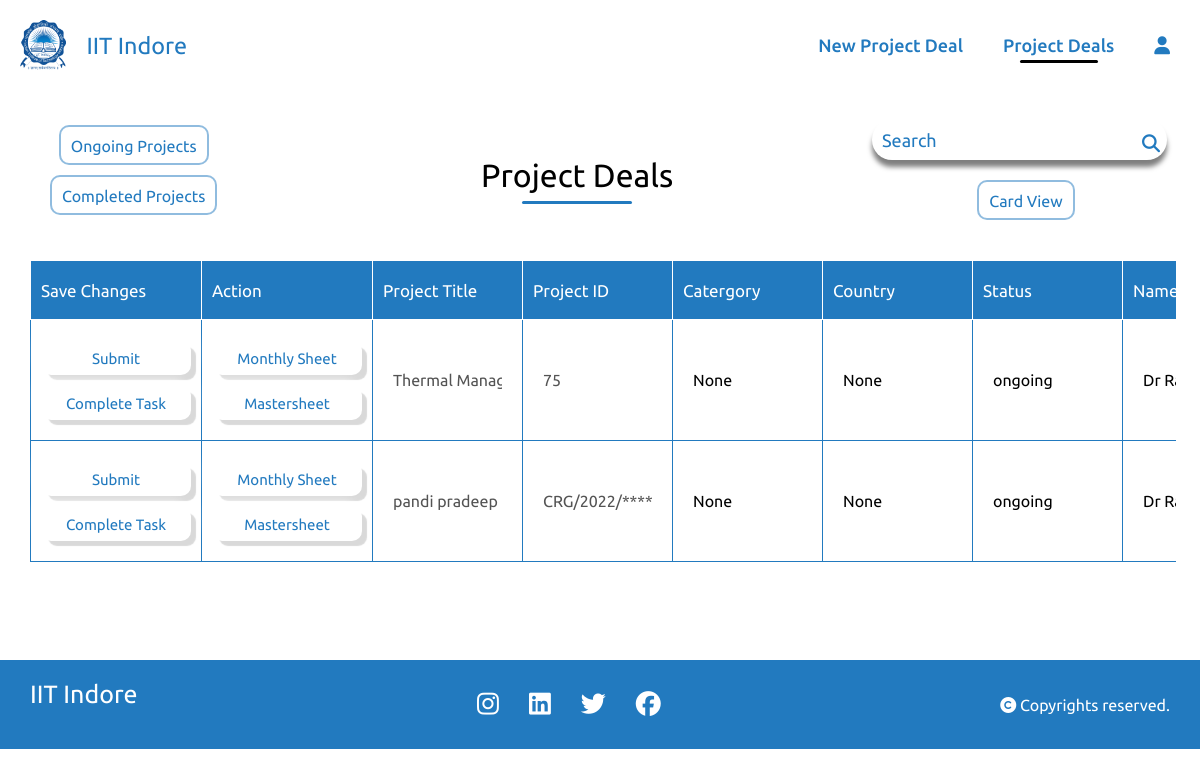
Page /project_listwise/ on the earlier database version.
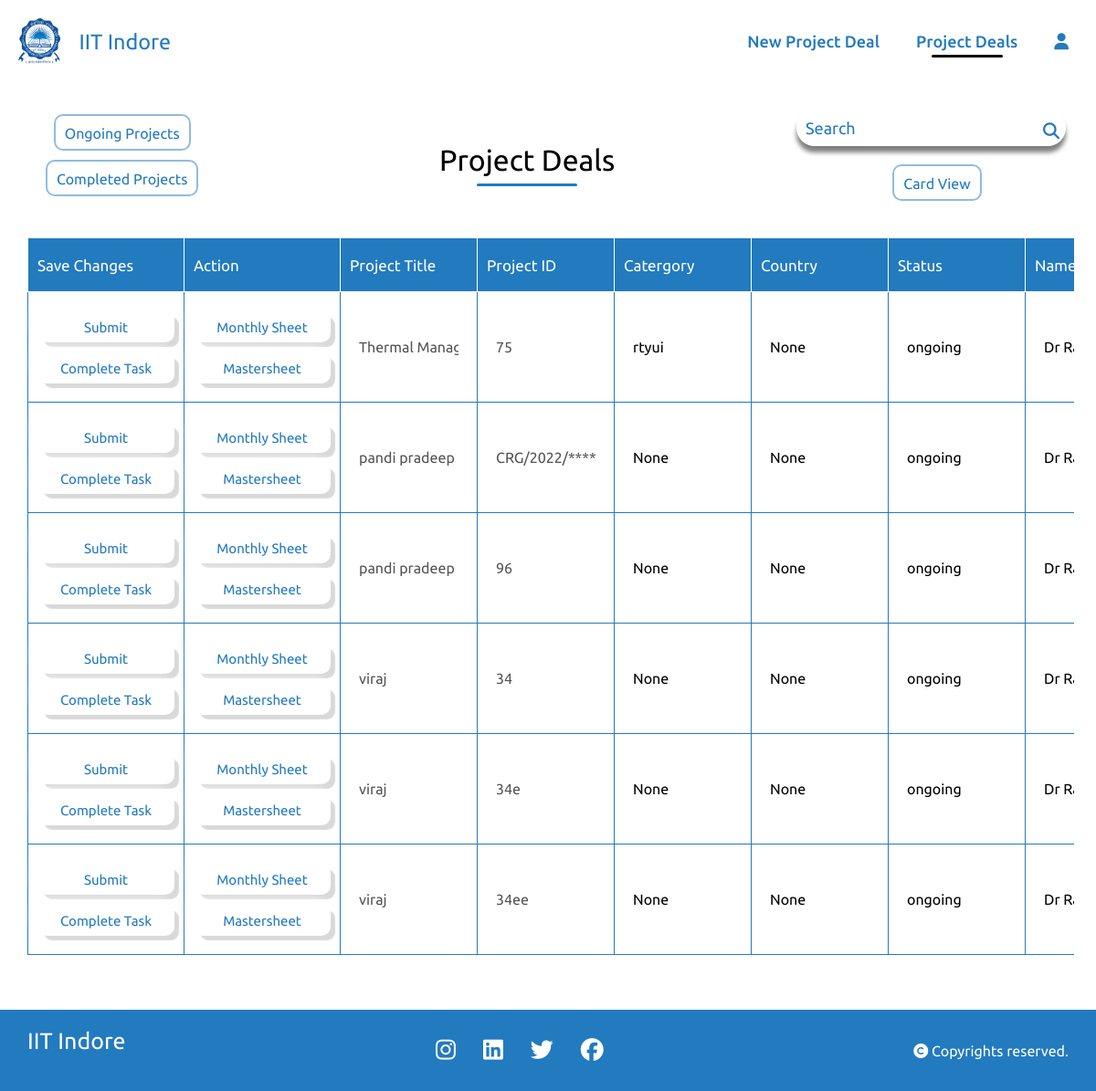
Same page on the later database version.
### home/models.py (models this page shows)
class project_details(models.Model):
    Project_Fellowship_No = models.CharField(max_length=20,null=True,blank=True,default=None)
    Project_file_name = models.CharField(max_length=20,null=True,blank= True)
    PI_of_Project = models.CharField(max_length=20,blank=True,null=True)
    Sanctioned_Date = models.DateField(null=True)
    Project_Start_Date = models.DateField(null=True)
    Project_Closure_Date = models.DateField(null=True)
    Title_of_Project = models.CharField(max_length=50,blank=True,null=True)
    project_duration =models.IntegerField(null=True)
    financial_year_start_index = models.IntegerField(null=True)
    financial_year_end_index = models.IntegerField(null=True)
    start_month = models.IntegerField(null=True)
    end_month = models.IntegerField(null=True)
    funding_agency = models.CharField(max_length=100,blank=True,null=True)
    Co_PI_of_Project = models.CharField(max_length=100,blank=True,null=True)
    Country_Involved = models.CharField(max_length=100,blank=True,null=True)
    Department = models.CharField(max_length=100,blank=True,null=True)
    Category = models.CharField(max_length=100,blank=True,null=True)
    Details_of_Donors= models.CharField(max_length=100,blank=True,null=True)
    remark = models.TextField(null=True, blank=True)
    scheme_name = models.CharField(max_length=255, null=True, blank=True)
    scheme_code = models.CharField(max_length=50, null=True, blank=True)
    received_amount =models.CharField(max_length=50, null=True, blank=True)
    date_of_receipt_amount = models.DateField(default=timezone.now, null=True, blank=True)
    provisional_uc = models.TextField(null=True, blank=True)
    audited_uc = models.TextField(null=True, blank=True)
    link_uc = models.URLField(null=True, blank=True)
    sanction_letters_link = models.URLField(null=True, blank=True)
    total_project_cost = models.CharField(max_length=50, null=True, blank=True)
    fellowship_type = models.CharField(max_length=100, null=True, blank=True)
    TASK_CHOICES = [
        ('ongoing', 'Ongoing'),
        ('completed', 'Completed'),
    ]
    task = models.CharField(
        max_length=10,
        choices=TASK_CHOICES,
        default='ongoing',
    )

### home/views.py (the view)
# urls.py: path('project_listwise/',views.project_listwise,name='project_listwise'),
def project_listwise(request):
    projects =  project_details.objects
    filter_option = request.GET.get('filter')
    if filter_option == 'ongoing':
        projects = projects.filter(task='ongoing')
    elif filter_option == 'completed':
        projects = projects.filter(task='completed')
    sort_by = request.GET.get('sortBy', 'Title_of_Project')
    sort_order = request.GET.get('sortOrder', 'asc')
    if sort_order == 'asc':
        projects = projects.order_by(sort_by)
    else:
        projects = projects.order_by(f'-{sort_by}')
    context = {'projects': projects}
    return render(request, 'project_listwise.html', context)

### templates/project_listwise.html (shortened to what the changed rows need)
{% load static %}
<!DOCTYPE html>
<html>
<head>
    <link rel="stylesheet" href="{% static 'style.css' %}">
</head>
<body>
    <div class="titles">
      <div class="sub_nav">
          <div class="project_list"><h1>Project Deals</h1></div>
      </div>
    </div>
    <div class="table-container">
      <table>
        <thead>
            <tr>
                <th>Save Changes</th>
                <th>Action</th>
                <th onclick="sortTable('Title_of_Project')">Project Title</th>
                <th onclick="sortTable('Project_Fellowship_No')">Project ID</th>
                <th>Catergory</th>
                <th>Country</th>
                <th>Status</th>
                <th>Name Of PI</th>
            </tr>
        </thead>
        <tbody>
            {% for project in projects %}
                <tr>
                  <form method="post" action="{% url 'submit_project_data' project_id=project.id %}">
                    <td>
                      <button type="submit" class="button">Submit</button>
                      <a style="text-decoration: none;" href="{% url 'complete_task' project_id=project.id %}">
                        <button class="button">Complete Task</button>
                    </a>
                  </td>
                  <td>
                    <a style="text-decoration: none;" href="{% url 'fill' project_id=project.id %}">
                        <button class="button">Monthly Sheet</button>
                    </a>
                    <a style="text-decoration: none;" href="{% url 'mastersheet' project_id=project.id %}">
                        <button class="button">Mastersheet</button>
                    </a>
                </td>
                  <td><input disabled type="text" name="Title_of_Project" value="{{ project.Title_of_Project }}"></td>
                  <td><input disabled type="text" name="Project_Fellowship_No" value="{{ project.Project_Fellowship_No }}"></td>
                  <td><input type="text" name="Category" value="{{ project.Category }}"></td>
                  <td><input type="text" name="Country_Involved" value="{{ project.Country_Involved }}"></td>
                  <td><input type="text" name="task" value="{{ project.task }}"></td>
                  <td><input type="text" name="PI_of_Project" value="{{ project.PI_of_Project }}"></td>
                  </form>
                </tr>
            {% endfor %}
        </tbody>
    </table>
    </div>
</body>
</html>

Differences in the rows shown:
changed project_details: Category "None" → "rtyui"
added project_details: Title_of_Project "pandi pradeep", Project_Fellowship_No "96", Category "None", Country_Involved "None", task "ongoing", PI_of_Project "Dr Rama"
added project_details: Title_of_Project "viraj", Project_Fellowship_No "34", Category "None", Country_Involved "None", task "ongoing", PI_of_Project "Dr Rama"
added project_details: Title_of_Project "viraj", Project_Fellowship_No "34e", Category "None", Country_Involved "None", task "ongoing", PI_of_Project "Dr Rama"
added project_details: Title_of_Project "viraj", Project_Fellowship_No "34ee", Category "None", Country_Involved "None", task "ongoing", PI_of_Project "Dr Rama"
